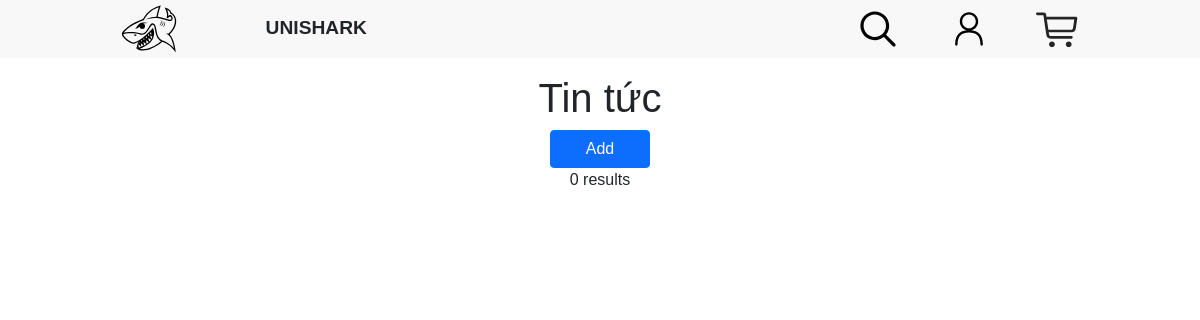
/management/news.php, run on an earlier commit of the app's database.
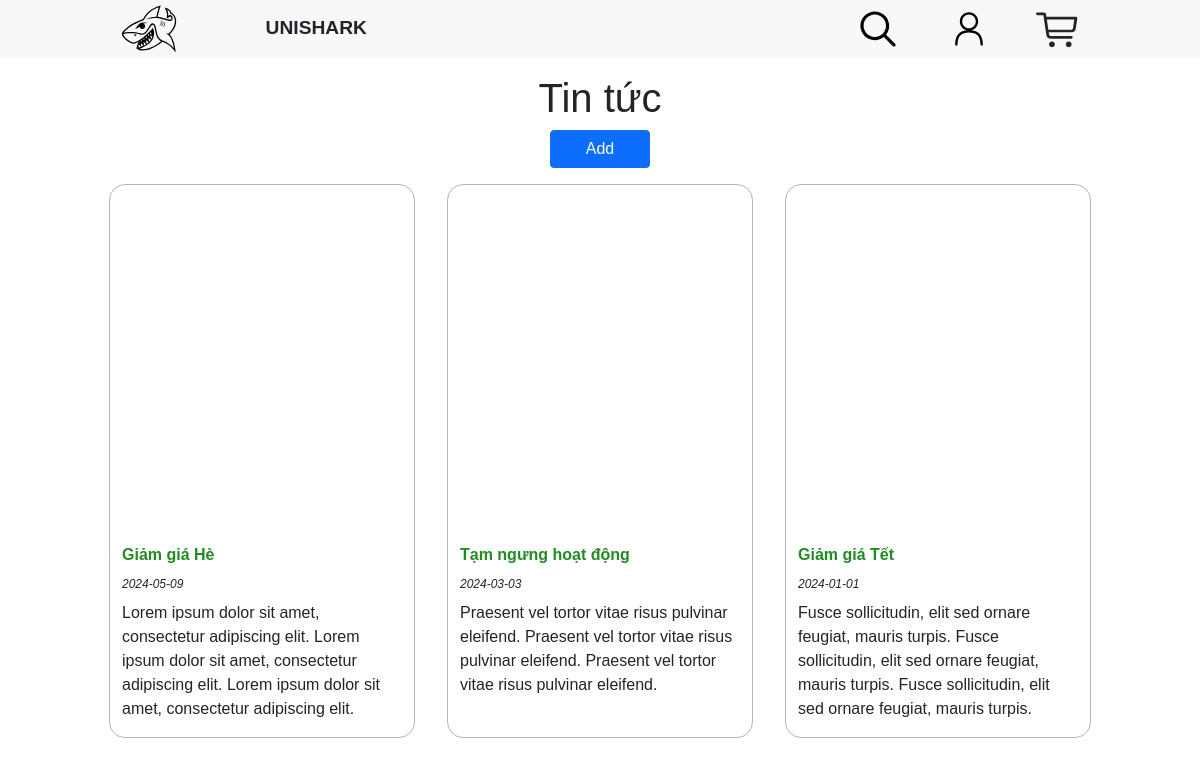
And on a later commit of the database.
### tables this page shows
CREATE TABLE `news` (
  `id` INT AUTO_INCREMENT PRIMARY KEY,
  `title` VARCHAR(255) NOT NULL,
  `detail` TEXT,
  `date` DATE NOT NULL,
  `primary_image` TEXT NOT NULL
);

### src/management/news.php (the view, shortened to what this page needs)
<!DOCTYPE html>
<html lang="en">
<header>
    <?php include "../utils/header.php" ?>
</header>
<head>
    <link rel="stylesheet" href="https://cdn.jsdelivr.net/npm/bootstrap@5.0.2/dist/css/bootstrap.min.css">
    <link rel="stylesheet" href="https://cdn.jsdelivr.net/npm/bootstrap-icons@1.5.0/font/bootstrap-icons.css">
    <link rel="stylesheet" href="https://cdn.jsdelivr.net/npm/bootstrap-icons@1.11.3/font/bootstrap-icons.min.css">
    <link rel="stylesheet" href="news-style.css">
</head>
<body>
    <h1 class="mt-3">Tin tức</h1>
    <div class="row d-flex justify-content-center">
        <button type="button" class="btn btn-primary" style="width: 100px;" onclick="openAddModal()">
            Add
        </button>
    </div>
    <div class="row d-flex justify-content-center">
        <?php
            $servername = "localhost";
            $username = "root";
            $password = "";
            $dbname = "btl";
            $conn = new mysqli($servername, $username, $password, $dbname);
            $sql = "SELECT * FROM news ORDER BY date DESC";
            $result = $conn->query($sql);
            if ($result->num_rows > 0) {
                while($row = $result->fetch_assoc()) {
        ?>
            <div class="col-3 justify-content-center main-box" onclick="openModal('<?php echo $row['id']; ?>', '<?php echo $row['title']; ?>', '<?php echo $row['detail']; ?>')">
                <div class="frame">
                </div>
                <div class="mt-2" id="title">
                    <?php echo $row['title']; ?>
                </div>
                <div class="mt-2 mb-2" id="day">
                    <?php echo $row['date']; ?>
                </div>
                <div class="mb-3" id="brief">
                    <?php echo $row['detail']; ?>
                </div>
            </div>
        <?php
            }
        } else {
            echo "0 results";
        }
        ?>
    </div>
</body>
</html>

What changed in the data, as far as the page shows it:
added news: title "Giảm giá Hè", date "2024-05-09", detail "Lorem ipsum dolor sit amet, consectetur adipiscing elit. Lorem ipsum dolor sit amet, consectetur adipiscing elit. Lorem ipsum dolor sit amet, consectetur adipiscing elit."
added news: title "Tạm ngưng hoạt động", date "2024-03-03", detail "Praesent vel tortor vitae risus pulvinar eleifend. Praesent vel tortor vitae risus pulvinar eleifend. Praesent vel tortor vitae risus pulvinar eleifend."
added news: title "Giảm giá Tết", date "2024-01-01", detail "Fusce sollicitudin, elit sed ornare feugiat, mauris turpis. Fusce sollicitudin, elit sed ornare feugiat, mauris turpis. Fusce sollicitudin, elit sed ornare feugiat, mauris turpis."
Also different on the page:
text no longer shown: "0 results"
